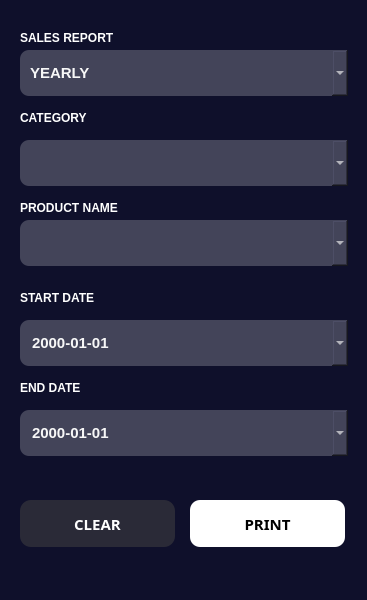
<?xml version="1.0" encoding="UTF-8"?>
<ui version="4.0">
 <class>SortSales</class>
 <widget class="QDialog" name="SortSales">
  <property name="geometry">
   <rect>
    <x>0</x>
    <y>0</y>
    <width>367</width>
    <height>600</height>
   </rect>
  </property>
  <property name="minimumSize">
   <size>
    <width>367</width>
    <height>600</height>
   </size>
  </property>
  <property name="maximumSize">
   <size>
    <width>367</width>
    <height>600</height>
   </size>
  </property>
  <property name="windowTitle">
   <string>Dialog</string>
  </property>
  <property name="styleSheet">
   <string notr="true">QDialog#SortSales{
background-color: rgb(15, 16, 43);
}</string>
  </property>
  <widget class="QLabel" name="label_7">
   <property name="geometry">
    <rect>
     <x>20</x>
     <y>110</y>
     <width>111</width>
     <height>16</height>
    </rect>
   </property>
   <property name="styleSheet">
    <string notr="true">font-family: 'Montserrat';
font-style: normal;
font-weight: 600;
font-size: 10.1515px;
line-height: 12px;
text-transform: uppercase;

color: #FFFFFF;</string>
   </property>
   <property name="text">
    <string>CATEGORY</string>
   </property>
  </widget>
  <widget class="QComboBox" name="exprod">
   <property name="geometry">
    <rect>
     <x>20</x>
     <y>220</y>
     <width>328</width>
     <height>46</height>
    </rect>
   </property>
   <property name="styleSheet">
    <string notr="true">font-family: 'Montserrat';
font-style: normal;
font-weight: 500;
font-size: 15px;
line-height: 18px;
color: rgb(247, 247, 247);

position: absolute;
width: 318px;
height: 34px;

background: #434459;
border-radius: 9.32035px;

padding-left:10px;</string>
   </property>
   <property name="editable">
    <bool>false</bool>
   </property>
   <property name="frame">
    <bool>true</bool>
   </property>
  </widget>
  <widget class="QLabel" name="label_12">
   <property name="geometry">
    <rect>
     <x>20</x>
     <y>200</y>
     <width>151</width>
     <height>16</height>
    </rect>
   </property>
   <property name="styleSheet">
    <string notr="true">font-family: 'Montserrat';
font-style: normal;
font-weight: 600;
font-size: 10.1515px;
line-height: 12px;
text-transform: uppercase;

color: #FFFFFF;</string>
   </property>
   <property name="text">
    <string>PRODUCT NAME</string>
   </property>
  </widget>
  <widget class="QLabel" name="label_13">
   <property name="geometry">
    <rect>
     <x>20</x>
     <y>290</y>
     <width>151</width>
     <height>16</height>
    </rect>
   </property>
   <property name="styleSheet">
    <string notr="true">font-family: 'Montserrat';
font-style: normal;
font-weight: 600;
font-size: 10.1515px;
line-height: 12px;
text-transform: uppercase;

color: #FFFFFF;</string>
   </property>
   <property name="text">
    <string>START DATE</string>
   </property>
  </widget>
  <widget class="QPushButton" name="pushButton_24">
   <property name="geometry">
    <rect>
     <x>20</x>
     <y>500</y>
     <width>155</width>
     <height>47</height>
    </rect>
   </property>
   <property name="font">
    <font>
     <family>Montserrat</family>
     <pointsize>-1</pointsize>
     <weight>75</weight>
     <italic>false</italic>
     <bold>true</bold>
    </font>
   </property>
   <property name="styleSheet">
    <string notr="true">font-family: 'Montserrat';
font-style: normal;
font-weight: 600;
font-size: 15px;
line-height: 18px;

color: #FFFFFF;
box-sizing: border-box;

position: absolute;
width: 131px;
height: 34px;
left: 52.1px;
top: calc(50% - 34px/2 + 231px);

background: #2A2A37;
border-radius: 11px;</string>
   </property>
   <property name="text">
    <string>CLEAR</string>
   </property>
   <property name="icon">
    <iconset resource="ICONS.qrc">
     <normaloff>:/ARROW/RESOURCE/clear.png</normaloff>:/ARROW/RESOURCE/clear.png</iconset>
   </property>
   <property name="iconSize">
    <size>
     <width>12</width>
     <height>12</height>
    </size>
   </property>
  </widget>
  <widget class="QPushButton" name="printb">
   <property name="geometry">
    <rect>
     <x>190</x>
     <y>500</y>
     <width>155</width>
     <height>47</height>
    </rect>
   </property>
   <property name="font">
    <font>
     <family>Montserrat</family>
     <pointsize>-1</pointsize>
     <weight>75</weight>
     <italic>false</italic>
     <bold>true</bold>
    </font>
   </property>
   <property name="styleSheet">
    <string notr="true">font-family: 'Montserrat';
font-style: normal;
font-weight: 600;
font-size: 15px;
line-height: 18px;

color: rgb(0, 0, 0);
box-sizing: border-box;

position: absolute;
width: 131px;
height: 34px;
left: 200.1px;
top: calc(50% - 34px/2 + 231px);

background: #FFFFFF;
border-radius: 10px;</string>
   </property>
   <property name="text">
    <string>PRINT</string>
   </property>
   <property name="icon">
    <iconset resource="ICONS.qrc">
     <normaloff>:/ARROW/RESOURCE/next.png</normaloff>:/ARROW/RESOURCE/next.png</iconset>
   </property>
   <property name="iconSize">
    <size>
     <width>12</width>
     <height>12</height>
    </size>
   </property>
  </widget>
  <widget class="QLabel" name="label_14">
   <property name="geometry">
    <rect>
     <x>20</x>
     <y>380</y>
     <width>151</width>
     <height>16</height>
    </rect>
   </property>
   <property name="styleSheet">
    <string notr="true">font-family: 'Montserrat';
font-style: normal;
font-weight: 600;
font-size: 10.1515px;
line-height: 12px;
text-transform: uppercase;

color: #FFFFFF;</string>
   </property>
   <property name="text">
    <string>END DATE</string>
   </property>
  </widget>
  <widget class="QComboBox" name="extype">
   <property name="geometry">
    <rect>
     <x>20</x>
     <y>50</y>
     <width>328</width>
     <height>46</height>
    </rect>
   </property>
   <property name="styleSheet">
    <string notr="true">font-family: 'Montserrat';
font-style: normal;
font-weight: 500;
font-size: 15px;
line-height: 18px;
color: rgb(247, 247, 247);

position: absolute;
width: 318px;
height: 34px;

background: #434459;
border-radius: 9.32035px;

padding-left:10px;</string>
   </property>
   <property name="editable">
    <bool>false</bool>
   </property>
   <property name="frame">
    <bool>true</bool>
   </property>
   <item>
    <property name="text">
     <string>YEARLY</string>
    </property>
   </item>
   <item>
    <property name="text">
     <string>MONTLHY</string>
    </property>
   </item>
   <item>
    <property name="text">
     <string>WEEKLY</string>
    </property>
   </item>
   <item>
    <property name="text">
     <string>DAILY</string>
    </property>
   </item>
  </widget>
  <widget class="QLabel" name="label_15">
   <property name="geometry">
    <rect>
     <x>20</x>
     <y>30</y>
     <width>151</width>
     <height>16</height>
    </rect>
   </property>
   <property name="styleSheet">
    <string notr="true">font-family: 'Montserrat';
font-style: normal;
font-weight: 600;
font-size: 10.1515px;
line-height: 12px;
text-transform: uppercase;

color: #FFFFFF;</string>
   </property>
   <property name="text">
    <string>SALES REPORT</string>
   </property>
  </widget>
  <widget class="QComboBox" name="excateg">
   <property name="geometry">
    <rect>
     <x>20</x>
     <y>140</y>
     <width>328</width>
     <height>46</height>
    </rect>
   </property>
   <property name="styleSheet">
    <string notr="true">font-family: 'Montserrat';
font-style: normal;
font-weight: 500;
font-size: 15px;
line-height: 18px;
color: rgb(247, 247, 247);

position: absolute;
width: 318px;
height: 34px;

background: #434459;
border-radius: 9.32035px;

padding-left:10px;</string>
   </property>
   <property name="editable">
    <bool>false</bool>
   </property>
   <property name="frame">
    <bool>true</bool>
   </property>
  </widget>
  <widget class="QDateEdit" name="Sdate">
   <property name="geometry">
    <rect>
     <x>20</x>
     <y>320</y>
     <width>328</width>
     <height>46</height>
    </rect>
   </property>
   <property name="styleSheet">
    <string notr="true">font-family: 'Montserrat';
font-style: normal;
font-weight: 500;
font-size: 15px;
line-height: 18px;
color: rgb(247, 247, 247);

position: absolute;
width: 318px;
height: 34px;

background: #434459;
border-radius: 9.32035px;

padding-left:10px;</string>
   </property>
   <property name="displayFormat">
    <string>yyyy-MM-dd</string>
   </property>
   <property name="calendarPopup">
    <bool>true</bool>
   </property>
  </widget>
  <widget class="QDateEdit" name="Edate">
   <property name="geometry">
    <rect>
     <x>20</x>
     <y>410</y>
     <width>328</width>
     <height>46</height>
    </rect>
   </property>
   <property name="styleSheet">
    <string notr="true">font-family: 'Montserrat';
font-style: normal;
font-weight: 500;
font-size: 15px;
line-height: 18px;
color: rgb(247, 247, 247);

position: absolute;
width: 318px;
height: 34px;

background: #434459;
border-radius: 9.32035px;

padding-left:10px;</string>
   </property>
   <property name="showGroupSeparator" stdset="0">
    <bool>false</bool>
   </property>
   <property name="displayFormat">
    <string>yyyy-MM-dd</string>
   </property>
   <property name="calendarPopup">
    <bool>true</bool>
   </property>
  </widget>
 </widget>
 <resources>
  <include location="ICONS.qrc"/>
 </resources>
 <connections/>
</ui>
